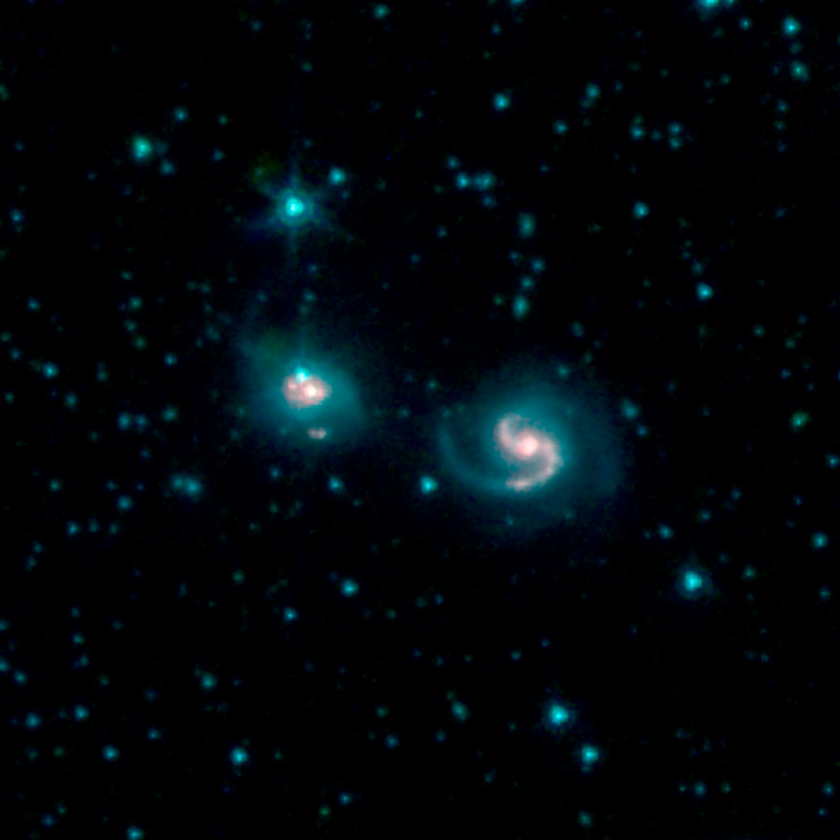
//> input picture exercises/images/PIA23007.tif, 840 x 840 px, shrunk from 1200 x 1200 before the run
$ ./splitAndMerge ../../../exercises/images/PIA23007.tif   (built with g++ and OpenCV 4)
//> lines starting //> are read from the running program, lines starting //| are printed output that depends on the picture; after the words box and inside, x2 and y2 are one past the last pixel; in counts of white or black regions, pixels touching at a corner belong together
#include <stdlib.h>
#include <opencv2/opencv.hpp>

float tSize;
int th;

using namespace std;
using namespace cv;

class TNode{
public:
    Rect region;
    TNode *UL,*UR,*LL,*LR;
    vector<TNode*> merged;
    vector<bool> mergedB = vector<bool>(4,false);
    double stddev, mean;

    TNode(Rect R){ region=R; UL=UR=LL=LR=nullptr; }
    void addRegion(TNode *R){ merged.push_back(R); }
    void setMergedB(int i){ mergedB[i] = true; }
};

TNode* split(Mat& src, Rect R){

    TNode* root = new TNode(R);

    Scalar stddev, mean;
    meanStdDev(src(R),mean,stddev);
    root->stddev = stddev[0];
    root->mean = mean[0];

    if(R.width > tSize && root->stddev > th){

        Rect ul(R.x,R.y,R.height/2,R.width/2);
        root->UL=split(src,ul);

        Rect ur(R.x,R.y+R.width/2,R.height/2,R.width/2);
        root->UR=split(src,ur);

        Rect ll(R.x+R.height/2,R.y,R.height/2,R.width/2);
        root->LL=split(src,ll);

        Rect lr(R.x+R.height/2,R.y+R.width/2,R.height/2,R.width/2);
        root->LR=split(src,lr);
    }

    rectangle(src,R,Scalar(0));
    return root;
}

/*
 _____  _____
|UL|UR| |0|1|
------- -----
|LL|LR| |3|2|
------- -----
*/

void merge(TNode *root){

    if(root->region.width > tSize && root->stddev > th){
        if(root->UL->stddev <= th && root->UR->stddev <= th){ //UL-UR
            root->addRegion(root->UL); root->setMergedB(0);
            root->addRegion(root->UR); root->setMergedB(1);
            if(root->LL->stddev <= th && root->LR->stddev <= th){
                root->addRegion(root->LL); root->setMergedB(3);
                root->addRegion(root->LR); root->setMergedB(2);
            } else {
                merge(root->LL);
                merge(root->LR);
            }
        } else if(root->UR->stddev <= th && root->LR->stddev <= th){ //UR-LR
            root->addRegion(root->UR); root->setMergedB(1);
            root->addRegion(root->LR); root->setMergedB(2);
            if(root->UL->stddev <= th && root->LL->stddev <= th){
                root->addRegion(root->UL); root->setMergedB(0);
                root->addRegion(root->LL); root->setMergedB(3);
            } else {
                merge(root->UL);
                merge(root->LL);
            }
        } else if(root->LL->stddev <= th && root->LR->stddev <= th){ //LL-LR
            root->addRegion(root->LL); root->setMergedB(3);
            root->addRegion(root->LR); root->setMergedB(2);
            if(root->UL->stddev <= th && root->UR->stddev <= th){
                root->addRegion(root->UL); root->setMergedB(0);
                root->addRegion(root->UR); root->setMergedB(1);
            } else {
                merge(root->UL);
                merge(root->UR);
            }
        } else if(root->UL->stddev <= th && root->LL->stddev <= th){ //UL-LL
            root->addRegion(root->UL); root->setMergedB(0);
            root->addRegion(root->LL); root->setMergedB(3);
            if(root->UR->stddev <= th && root->LR->stddev <= th){
                root->addRegion(root->UR); root->setMergedB(1);
                root->addRegion(root->LR); root->setMergedB(2);
            } else {
                merge(root->UR);
                merge(root->LR);
            }
        } else {
            merge(root->UL);
            merge(root->UR);
            merge(root->LL);
            merge(root->LR);
        }
    } else {
        root->addRegion(root); for(int i=0; i<4; i++) root->setMergedB(i);
    }

}

void segment(TNode *root, Mat& src){

    vector<TNode*> tmp = root->merged;

    if(tmp.size() == 0){
        segment(root->UL, src);
        segment(root->UR, src);
        segment(root->LR, src);
        segment(root->LL, src);
    } else {
        double val=0;
        for(auto x:tmp)
            val += x->mean;
        val /= tmp.size();

        for(auto x:tmp)
            src(x->region) = (int)val;

        if(tmp.size() > 1){
            if(!root->mergedB[0])
                segment(root->UL,src);
            if(!root->mergedB[1])
                segment(root->UR,src);
            if(!root->mergedB[2])
                segment(root->LR,src);
            if(!root->mergedB[3])
                segment(root->LL,src);
        }
    }

}

void splitAndMerge(Mat& src, Mat& segmented){

    int exponent = log(min(src.rows,src.cols))/log(2);
    int s = pow(2.0, double(exponent));
    Mat croppedSrc = src(Rect(0,0,s,s)).clone();
    GaussianBlur(croppedSrc,croppedSrc,Size(3,3),0,0);

    TNode* root = split(croppedSrc,Rect(0,0,croppedSrc.rows,croppedSrc.cols));
    merge(root);

    segmented = src(Rect(0,0,s,s)).clone();
    segment(root,segmented);

    imshow("croppedSrc",croppedSrc);
    imshow("segmented",segmented);
    waitKey(0);
}

int main(int argc, char** argv){

    Mat src = imread(argv[1],IMREAD_GRAYSCALE);
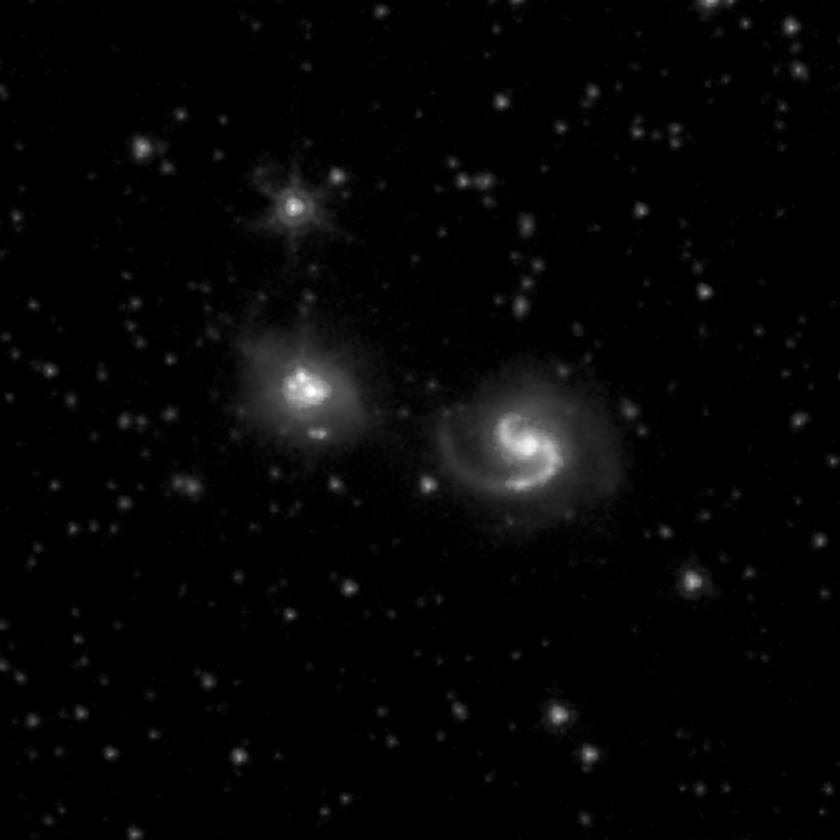
//> src: 840 rows x 840 cols, CV_8UC1; min 0, max 254, mean 5.6
    if(src.empty()) return -1;

    tSize = 8;
    th = 6;

    Mat segmented;
    splitAndMerge(src,segmented);
//> in splitAndMerge, `Mat croppedSrc = src(Rect(0,0,s,s)).clone();`:
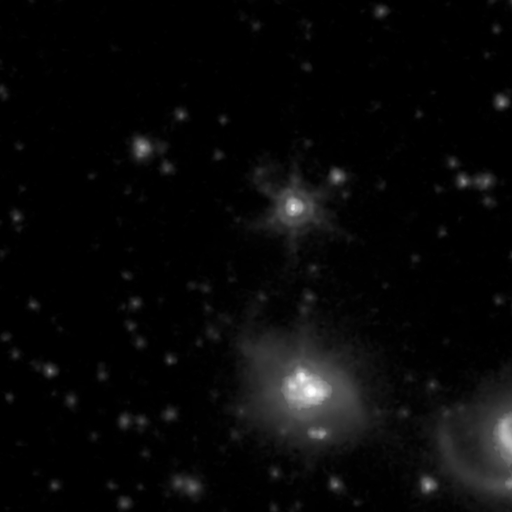
//> croppedSrc: 512 rows x 512 cols, CV_8UC1; min 0, max 254, mean 8.3
//> in splitAndMerge, `GaussianBlur(croppedSrc,croppedSrc,Size(3,3),0,0);`: croppedSrc: 512 rows x 512 cols, CV_8UC1; 15.81% of pixels changed, all inside (x1, y1, x2, y2) = (0, 0, 512, 512)
//> in TNode, `region = R`: region = Rect(0, 0, 512, 512)
//> in split, `meanStdDev(src(R),mean,stddev);`: mean = Scalar(8.31); stddev = Scalar(21.03)
//> in split, `root->stddev = stddev[0];`: root->stddev = 21.03
//> in split, `root->mean = mean[0];`: root->mean = 8.31
//> in split, `Rect ul(R.x,R.y,R.height/2,R.width/2);`: ul = Rect(0, 0, 256, 256)
//> in split (call 3), `rectangle(src,R,Scalar(0));`: src: 512 rows x 512 cols, CV_8UC1; min 0, max 254, mean 8.3
//> in split (call 4), `rectangle(src,R,Scalar(0));`: src: 512 rows x 512 cols, CV_8UC1; min 0, max 254, mean 8.3
//> in split (call 5), `rectangle(src,R,Scalar(0));`: src: 512 rows x 512 cols, CV_8UC1; min 0, max 254, mean 8.3
//> in split (call 8), `root->UL=split(src,ul);`: src: 512 rows x 512 cols, CV_8UC1; min 0, max 254, mean 8.3
//> in split (call 8), `root->UR=split(src,ur);`: src: 512 rows x 512 cols, CV_8UC1; min 0, max 254, mean 8.3
//> in split (call 8), `root->LL=split(src,ll);`: src: 512 rows x 512 cols, CV_8UC1; min 0, max 254, mean 8.3
//> in split (call 8), `root->LR=split(src,lr);`: src: 512 rows x 512 cols, CV_8UC1; min 0, max 254, mean 8.2
//> in split (call 7), `root->UR=split(src,ur);`: src: 512 rows x 512 cols, CV_8UC1; min 0, max 254, mean 8.2
//> in split (call 7), `root->LL=split(src,ll);`: src: 512 rows x 512 cols, CV_8UC1; min 0, max 254, mean 8.2
//> in split (call 7), `root->LR=split(src,lr);`: src: 512 rows x 512 cols, CV_8UC1; min 0, max 254, mean 8.2
//> in split (call 6), `root->UR=split(src,ur);`: src: 512 rows x 512 cols, CV_8UC1; min 0, max 254, mean 8.2
//> in split (call 6), `root->LL=split(src,ll);`: src: 512 rows x 512 cols, CV_8UC1; min 0, max 254, mean 8.2
//> in split (call 6), `root->LR=split(src,lr);`: src: 512 rows x 512 cols, CV_8UC1; min 0, max 254, mean 8.2
//> in split, `Rect ur(R.x,R.y+R.width/2,R.height/2,R.width/2);`: ur = Rect(0, 256, 256, 256)
//> in split, `Rect ll(R.x+R.height/2,R.y,R.height/2,R.width/2);`: ll = Rect(256, 0, 256, 256)
//> in split, `Rect lr(R.x+R.height/2,R.y+R.width/2,R.height/2,R.width/2);`: lr = Rect(256, 256, 256, 256)
//> in split, `rectangle(src,R,Scalar(0));`: R = Rect(0, 0, 512, 512)
//> in addRegion, `void addRegion(TNode *R){ merged.push_back(R); }`: merged = 1 item
//> in segment, `vector<TNode*> tmp = root->merged;`: tmp = 0 items
//> the loop in segment (call 2), `for(auto x:tmp)` made 2 passes
//> val on passes 1 to 2: 0.441, 1.44
//> the loop in segment (call 2), `for(auto x:tmp)` made 2 passes
//> after the loop in segment (call 2), `for(auto x:tmp)`: src: 512 rows x 512 cols, CV_8UC1; 2.23% of pixels changed, all inside (x1, y1, x2, y2) = (0, 0, 128, 256)
//> after the loop in segment (call 3), `for(auto x:tmp)`: src: 512 rows x 512 cols, CV_8UC1; min 0, max 254, mean 8.2
//> after the loop in segment (call 7), `for(auto x:tmp)`: src: 512 rows x 512 cols, CV_8UC1; min 0, max 254, mean 8.2
//> after the loop in segment (call 8), `for(auto x:tmp)`: src: 512 rows x 512 cols, CV_8UC1; min 0, max 254, mean 8.2
//> in segment (call 6), `segment(root->LR, src);`: src: 512 rows x 512 cols, CV_8UC1; min 0, max 254, mean 8.2
//> in segment (call 6), `segment(root->LL, src);`: src: 512 rows x 512 cols, CV_8UC1; min 0, max 254, mean 8.2
//> in segment (call 5), `segment(root->UR, src);`: src: 512 rows x 512 cols, CV_8UC1; min 0, max 254, mean 8.2
//> in segment (call 5), `segment(root->LR, src);`: src: 512 rows x 512 cols, CV_8UC1; min 0, max 254, mean 8.2
//> in segment (call 5), `segment(root->LL, src);`: src: 512 rows x 512 cols, CV_8UC1; min 0, max 254, mean 8.2
//> in segment (call 4), `segment(root->UR, src);`: src: 512 rows x 512 cols, CV_8UC1; min 0, max 254, mean 8.2
//> in segment (call 4), `segment(root->LR, src);`: src: 512 rows x 512 cols, CV_8UC1; min 0, max 254, mean 8.2
//> in segment (call 4), `segment(root->LL, src);`: src: 512 rows x 512 cols, CV_8UC1; min 0, max 254, mean 8.2
//> in segment (call 3), `segment(root->LL,src);`: src: 512 rows x 512 cols, CV_8UC1; min 0, max 254, mean 8.2
//> in segment (call 2), `segment(root->LL,src);`: src: 512 rows x 512 cols, CV_8UC1; min 0, max 254, mean 8.1
//> in segment, `segment(root->UR, src);`: src: 512 rows x 512 cols, CV_8UC1; min 0, max 254, mean 8
//> in segment, `segment(root->LL, src);`:
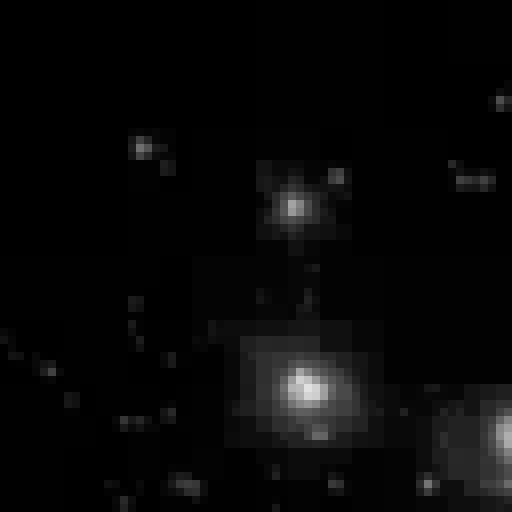
//> src: 512 rows x 512 cols, CV_8UC1; min 0, max 225, mean 7.8

    return 0;
}
